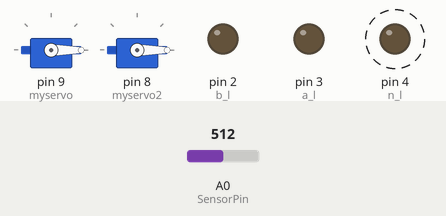
Simulated run of this sketch. Board: Arduino Uno, built with avr-gcc and run on an emulated ATmega328P. Parts: 2 × servo, output pins drawn as LEDs (lit = HIGH). Dashed ring = blinking. Inputs (shaded band) come from the test bench; at power-on: A0 (SensorPin) = 512. What the sketch prints to the serial monitor is not drawn.

Above: at 0.4 s.
Timing chart, 0 to 3.0 s (numbered marks = the images above):
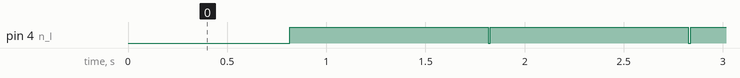

The sketch:

ph_servo2.ino
```cpp
#include <Servo.h>
Servo myservo;  // create servo object to control a servo
Servo myservo2;
int pos = 0;    // variable to store the servo position

long FISHFEEDER = 3600; // 12 hours between feeding
long endtime;
long now;
#define SensorPin A0            //pH meter Analog output to Arduino Analog Input 0
#define Offset 0.00            //deviation compensate
#define LED 13
#define samplingInterval 20
#define printInterval 800
#define ArrayLenth  40    //times of collection
int pHArray[ArrayLenth];   //Store the average value of the sensor feedback
int pHArrayIndex=0;

//LED
int b_l=2;
int a_l=3;
int n_l=4;


void setup(void)
{
  pinMode(b_l,OUTPUT);
  pinMode(a_l,OUTPUT);
  pinMode(n_l,OUTPUT);

  myservo.attach(9);
  myservo2.attach(8);
  Serial.begin(9600);
  myservo.write(0);
  myservo2.write(0);
  delay(15);
  //Serial.println("pH meter experiment!");    //Test the serial monitor
}


void loop(void)
{
  static unsigned long samplingTime = millis();
  static unsigned long printTime = millis();
  static float pHValue,voltage;


  if(millis()-samplingTime > samplingInterval)
  {
      pHArray[pHArrayIndex++]=analogRead(SensorPin);
      if(pHArrayIndex==ArrayLenth)pHArrayIndex=0;
      voltage = avergearray(pHArray, ArrayLenth)*5.0/1024;

      pHValue = 3.5*voltage+Offset;
      //pHValue=13; for testing

      samplingTime=millis();
  }


  if(millis() - printTime > printInterval)   //Every 800 milliseconds, print a numerical, convert the state of the LED indicator
  {
    //Serial.print("Voltage:");
    //Serial.print(voltage,2);
    //Serial.print("    pH value: ");
    //Serial.println(pHValue,2);
    //digitalWrite(LED,digitalRead(LED)^1);


    if(pHValue>=4 && pHValue<=8)
    {
      Serial.println("Ph of water is fine");
      digitalWrite(n_l, HIGH);   // turn the LED on (HIGH is the voltage level)
      delay(1000);               // wait for a second
    }
    else if(pHValue>9)
    {
     Serial.println("Basic");
     digitalWrite(b_l, HIGH);   // turn the LED on (HIGH is the voltage level)
     delay(1000);               // wait for a second

    }
    else if(pHValue<3)
    {
      Serial.println("Acidic");
      digitalWrite(a_l, HIGH);   // turn the LED on (HIGH is the voltage level)
      delay(1000);               // wait for a second
    }


    if(pHValue<3)
    {

      now = millis();
      endtime = now + FISHFEEDER;

            while(now < endtime) {
                  myservo.write(0);
                  delay(15);
                  now = millis();
             }


             for(pos = 0; pos < 180; pos += 1)  // goes from 0 degrees to 180 degrees
             {                                  // in steps of 1 degree
                myservo.write(pos);              // tell servo to go to position in variable 'pos'
                delay(15);                       // waits 15ms for the servo to reach the position
             }
             for(pos = 180; pos>=1; pos-=1)     // goes from 180 degrees to 0 degrees
             {
                myservo.write(pos);              // tell servo to go to position in variable 'pos'
                delay(15);                       // waits 15ms for the servo to reach the position
             }


         }

        else if(pHValue>9){

          now = millis();
          endtime = now + FISHFEEDER;
          while(now < endtime) {
                myservo2.write(0);
                delay(15);
                now = millis();
            }


          for(pos = 0; pos < 180; pos += 1)  // goes from 0 degrees to 180 degrees
              {                                  // in steps of 1 degree
                  myservo2.write(pos);              // tell servo to go to position in variable 'pos'
                  delay(15);                       // waits 15ms for the servo to reach the position
              }
         for(pos = 180; pos>=1; pos-=1)     // goes from 180 degrees to 0 degrees
              {
                  myservo2.write(pos);              // tell servo to go to position in variable 'pos'
                  delay(15);
              }


     }
      digitalWrite(b_l, LOW);    // turn the LED off by making the voltage LOW
      digitalWrite(a_l, LOW);    // turn the LED off by making the voltage LOW
      digitalWrite(n_l, LOW);    // turn the LED off by making the voltage LOW
      delay(10);               // wait for a second
   }
 }


double avergearray(int* arr, int number)
{

  int i;
  int max,min;
  double avg;
  long amount=0;
  if(number<=0){
    Serial.println("Error number for the array to avraging!/n");
    return 0;
  }
  if(number<5){   //less than 5, calculated directly statistics
    for(i=0;i<number;i++){
      amount+=arr[i];
    }
    avg = amount/number;
    return avg;
  }else{
    if(arr[0]<arr[1]){
      min = arr[0];max=arr[1];
    }
    else{
      min=arr[1];max=arr[0];
    }
    for(i=2;i<number;i++){
      if(arr[i]<min){
        amount+=min;        //arr<min
        min=arr[i];
      }else {
        if(arr[i]>max){
          amount+=max;    //arr>max
          max=arr[i];
        }else{
          amount+=arr[i]; //min<=arr<=max
        }
      }//if
    }//for
    avg = (double)amount/(number-2);
  }//if
  avg=avg/1.5;

  return avg;

}
```

Measured:
- by itself, pin 4 (n_l): alternates HIGH for 1.0 s and LOW for 0.01 s
